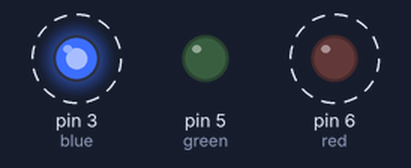
A sketch run on a simulated Arduino Uno, built with avr-gcc and run on an emulated ATmega328P. Parts: output pins drawn as LEDs (lit = HIGH). Dashed ring = blinking.

Above: at 0.2 s.
Timing chart, 0 to 3.0 s (numbered marks = the images above):
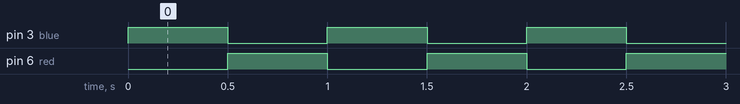

The sketch:

main.ino
```cpp
//www.elegoo.com
//2016.12.8

int blue = 3;
int green = 5;
int red = 6;

void setup() {
  pinMode(red, OUTPUT);
  pinMode(green, OUTPUT);
  pinMode(blue, OUTPUT);
  digitalWrite(red, HIGH);
  digitalWrite(green, LOW);
  digitalWrite(blue, LOW);
}

int delayTime = 500;

void loop() {
  analogWrite(blue, 255);
  analogWrite(red, 0);
  delay(delayTime);
  analogWrite(blue, 0);
  analogWrite(red, 255);
  delay(delayTime);
}
```

Measured:
- by itself, pin 3 (blue), pin 6 (red): alternates HIGH for 0.50 s and LOW for 0.50 s
